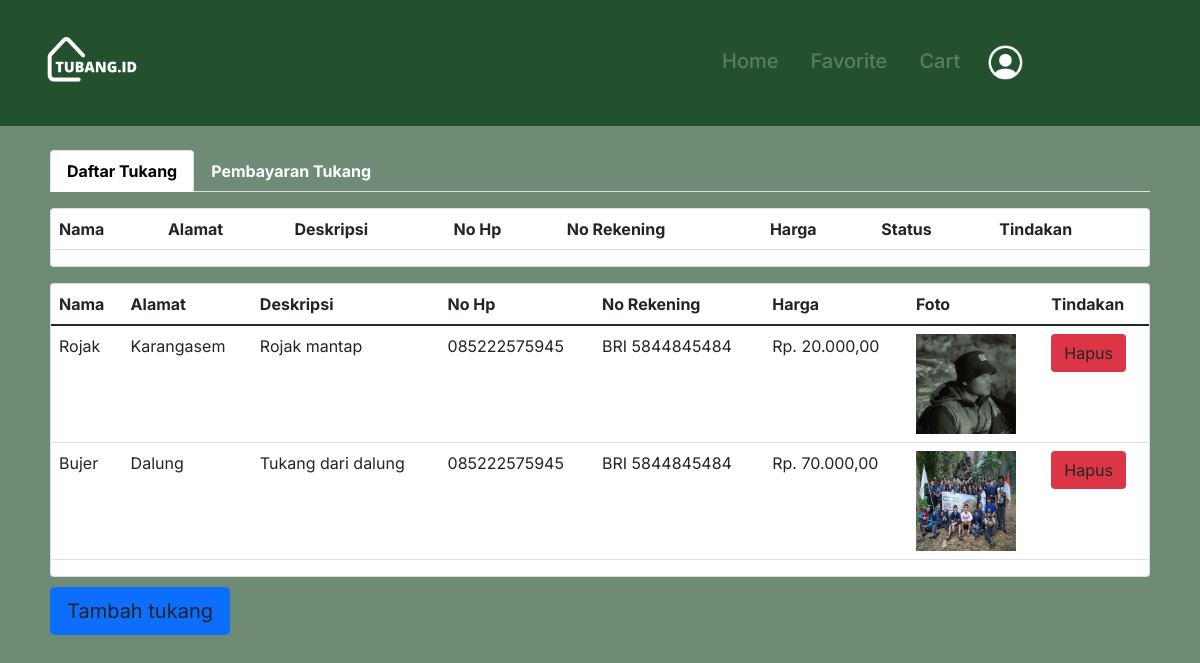
The app's page /admin.php with its own data.
### tables this page shows
CREATE TABLE `info_tukang` (
  `id` int(10) NOT NULL,
  `nama` varchar(50) NOT NULL,
  `alamat` text NOT NULL,
  `deskripsi` text NOT NULL,
  `no_hp` varchar(13) NOT NULL,
  `norek` varchar(20) NOT NULL,
  `harga` int(20) NOT NULL,
  `statuss` int(11) NOT NULL,
  `foto_tukang` varchar(50) DEFAULT NULL
);

### admin.php (the view, shortened to what this page needs)
<?php
include("koneksi_db.php");
?>
<!DOCTYPE html>
<html lang="en">
  <head>
    <link
      rel="stylesheet"
      href="https://cdnjs.cloudflare.com/ajax/libs/font-awesome/5.15.3/css/all.min.css"
    />
    <link
      rel="stylesheet"
      href="https://cdnjs.cloudflare.com/ajax/libs/font-awesome/5.15.3/css/all.min.css"
    />
    <link
      href="https://cdn.jsdelivr.net/npm/bootstrap@5.1.3/dist/css/bootstrap.min.css"
      rel="stylesheet"
    />
    <link rel="stylesheet" href="css/admin.css" />
  </head>
  <body>
    <nav
      class="navbar navbar-expand-lg navbar-dark position-fixed w-100"
    >
      <div class="container">
        <a class="navbar-brand" href="index.php">
          <img
            src="images/logo-putih.png"
            alt=""
            class="d-inline-block align-item-center me-3"
          />
        </a>
        <div
          class="collapse navbar-collapse"
          id="navbarNav"
          style="margin-left: 45vw"
        >
          <ul class="navbar-nav d-inline d-flex justify-content-end" >
            <li class="nav-item me-3 ">
              <a class="nav-link disabled" aria-current="page" href="">Home</a>
            </li>
            <li class="nav-item me-3">
              <a class="nav-link disabled" href="">Favorite</a>
            </li>
            <li class="nav-item me-3">
              <a class="nav-link disabled" href="">Cart</a>
            </li>
            <li
              class="nav-item me-3 m-0 p-0 disabled"
              style="height: 45px; width: 45px; margin-top: 10px"
            >
              <a href="" class="ms-1"
                ><img
                  class="mt-1"
                  src="images/icon-org.png"
                  style="height: 35px; width: 35px"
              /></a>
            </li>
          </ul>
        </div>
      </div>
    </nav>
    <section id="hero">
        <ul class="nav nav-tabs" id="myTab" role="tablist" style="margin-top: 100px;">
            <li class="nav-item" role="presentation">
                <button class="nav-link active fw-bold" id="DaftarTukang-tab" data-bs-toggle="tab" data-bs-target="#DaftarTukang" type="button" role="tab" aria-controls="DaftarTukang" aria-selected="true">Daftar Tukang</button>
            </li>
            <li class="nav-item" role="presentation">
                <button class="nav-link fw-bold" id="PembayaranTukang-tab" data-bs-toggle="tab" data-bs-target="#PembayaranTukang" type="button" role="tab" aria-controls="PembayaranTukang" aria-selected="false">Pembayaran Tukang</button>
            </li>
        </ul>
        <div class="tab-content" id="myTabContent" style="margin-bottom: 10px;">
            <div class="tab-pane fade show active" id="DaftarTukang" role="tabpanel" aria-labelledby="DaftarTukang-tab">
                <div class="card mt-3">
                    <table class="table">
                        <thead>
                            <tr>
                                <th scope="col">Nama</th>
                                <th scope="col">Alamat</th>
                                <th scope="col">Deskripsi</th>
                                <th scope="col">No Hp</th>
                                <th scope="col">No Rekening</th>
                                <th scope="col">Harga</th>
                                <th scope="col">Status</th>
                                <th scope="col">Tindakan</th>
                            </tr>
                        </thead>
                    </table>
                </div>
                <div class="card mt-3">
                    <table class="table">
                        <thead>
                            <tr>
                                <th scope="col">Nama</th>
                                <th scope="col">Alamat</th>
                                <th scope="col">Deskripsi</th>
                                <th scope="col">No Hp</th>
                                <th scope="col">No Rekening</th>
                                <th scope="col">Harga</th>
                                <th scope="col">Foto</th>
                                <th scope="col">Tindakan</th>
                            </tr>
                        </thead>
                        <tbody>
                        <?php
                        $sql = "SELECT * FROM info_tukang; ";
                        $stmt = $db_config->prepare($sql);
                        $stmt->execute();
                        $result = $stmt->get_result();
                        if ($result->num_rows > 0) {
                            while ($row = $result->fetch_assoc()) {
                                ?>
                                <tr>
                                    <td><?php echo $row["nama"]; ?></td>
                                    <td><?php echo $row["alamat"]; ?></td>
                                    <td><?php echo $row["deskripsi"]; ?></td>
                                    <td><?php echo $row["no_hp"]; ?></td>
                                    <td><?php echo $row["norek"]; ?></td>
                                    <td>Rp. <?php echo number_format($row["harga"],2, ',', '.') ?></td>
                                    <td><img src="images/<?php echo $row["foto_tukang"]; ?>" width="100px" height="100px"></td>
                                    <td>
                                      <a class="btn btn-md bg-danger" href="hapustukang.php?id=<?=$row['id'];?>" onclick="return confirm('yakin?');">Hapus</a>
                                    </td>
                                </tr>
                                <?php
                            }
                            ?>
                            <?php
                        } else {
                        }
                        ?>
                        </tbody>
                    </table>
                </div>
            </div>
        </div>
        <a class="btn btn-lg bg-primary" href="tambahTukang.php">Tambah tukang</a>
    </section>
  </body>
</html>

### css/admin.css (style rules this page uses)
body { font-family: "Inter", sans-serif; background: rgba(35, 81, 46, 0.66); }
* { z-index: 2; }
nav { z-index: 3; background: rgb(35, 81, 46); position: relative; }
.navbar .nav-link { color: #000; font-size: 20px; font-style: normal; font-weight: 500; line-height: normal; }
#hero { color: black; height: 100%; width: 100%; padding: 50px; z-index: 2; position: relative; }
#hero .nav-link { text-decoration: none; color: #fff; }
#hero .nav-link.active { text-decoration: none; color: #000000; }

### records on screen
info_tukang: nama "Rojak", alamat "Karangasem", deskripsi "Rojak mantap", no_hp "085222575945", norek "BRI 5844845484", harga "20.000,00", foto_tukang (picture)
info_tukang: nama "Bujer", alamat "Dalung", deskripsi "Tukang dari dalung", no_hp "085222575945", norek "BRI 5844845484", harga "70.000,00", foto_tukang (picture)
